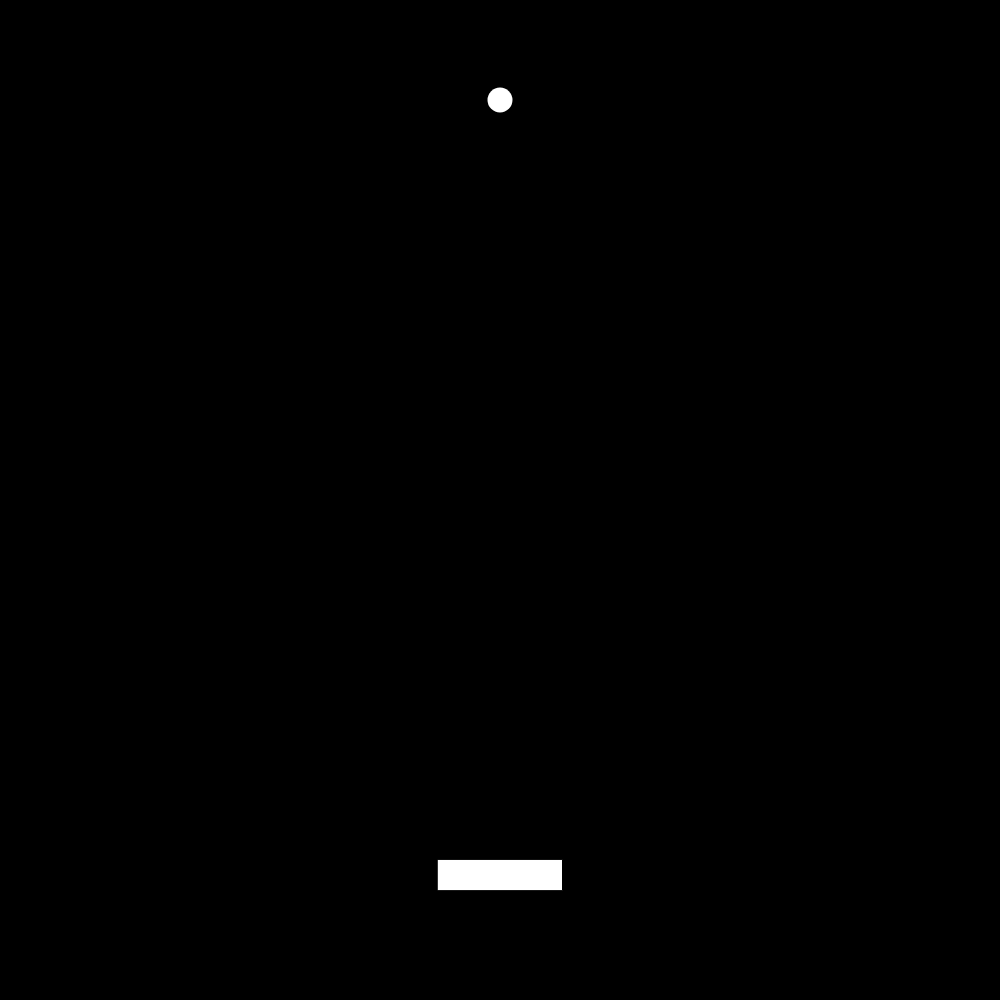
Frame 1 (no input)
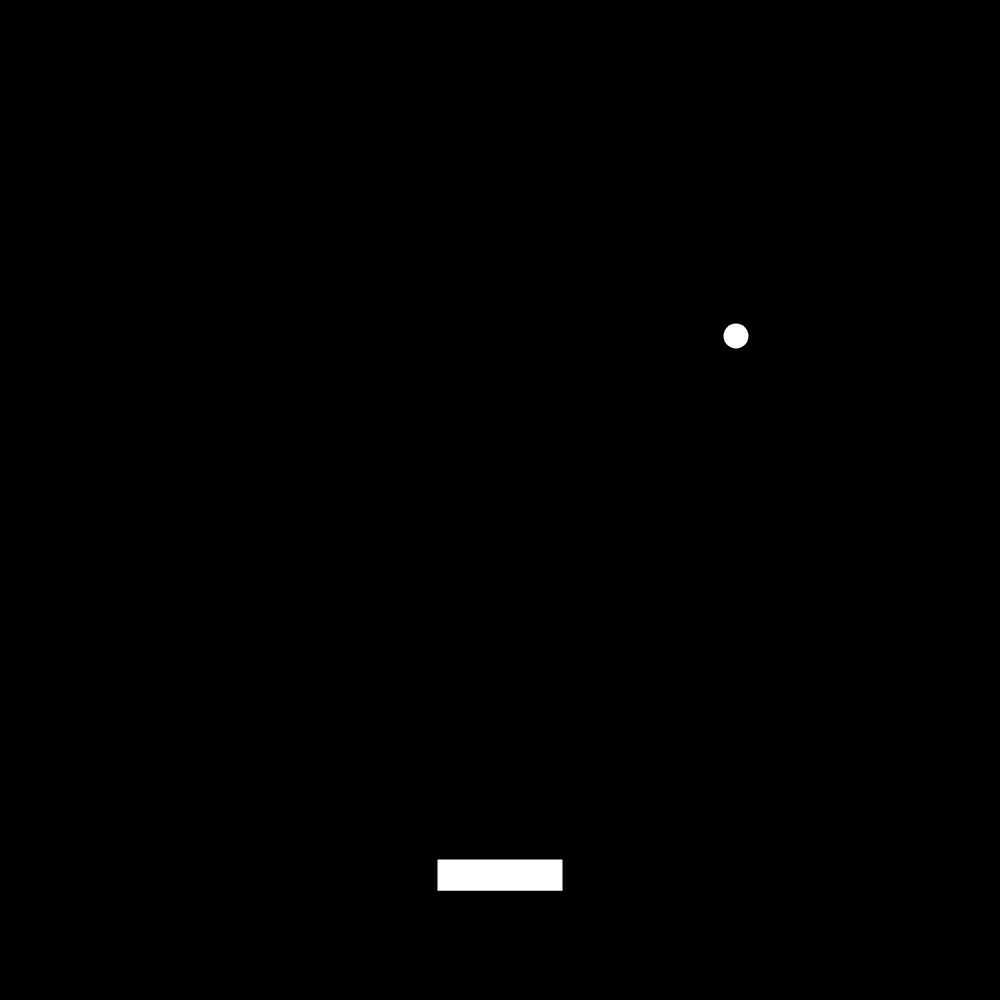
Frame 60 (no input)
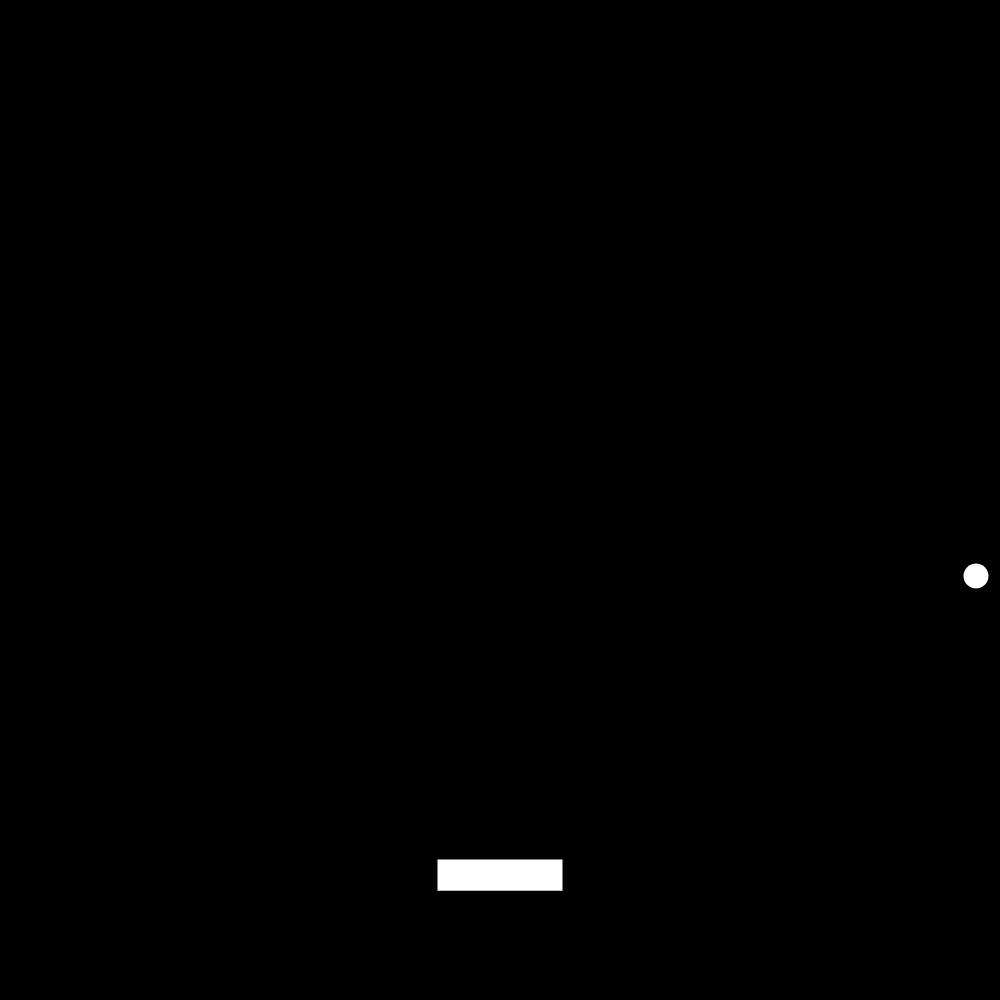
Frame 120 (the mouse pressed at the canvas centre since frame 60)

The p5.js sketch that drew these frames (run headless with seeded random() and noise() and a simulated clock; from frame 60 on, the mouse is pressed at the canvas centre):

// p5.js sketch
// ── sketch.js
let myPaddle;
let myBall;

function setup() {
  createCanvas(windowHeight, windowHeight);
  myPaddle = new Paddle();
  myBall = new Ball();

}

function draw() {
  background(0);

  myPaddle.display();
  myPaddle.move();

  myBall.display();
  myBall.move();
}

class Paddle {
  constructor() {
    // Display variables
    this.x = width / 2;
    this.y = height - height / 8;
    this.width = width / 8;
    this.segments = [0,1,2,3,4,5,];
    this.height = width / 32;
    this.segmentx = [0,1,2,3,4,5,];

    // Movement variables
    this.speed = 5;
    this.direction = 0;
    this.left = false;
    this.right = false;
  }

  display() {
    fill(255);
    rectMode(CENTER);
    // Constantly checks where each segment of the paddle is
    for (let i = 0; i < this.segments.length; i++){
      this.segmentx[i] = this.x - this.width / 2 + this.width / 6 * (i + 0.5);
    }
    // Draws the paddle
    rect(this.x, this.y, this.width, this.height);
  }

  move() {
    if (this.left && this.right) {
      this.direction = 0;
    }
    // Checks if the left arrow key is down and if the paddle is going to collide with the edge
    else if (this.left && this.x - this.width / 2 - this.speed > 0) {
      this.direction = -1;
    }
    // Checks if the right arrow key is down and if the paddle is going to collide with the edge
    else if (this.right && this.x + this.width / 2 + this.speed < width) {
      this.direction = 1;
    }
    else {
      this.direction = 0;
    }

    // Moves the paddle
    this.x += this.speed * this.direction;
  }
}



class Ball {
  constructor(){
    // Display variables
    this.x = width / 2;
    this.y = 100;
    this.radius = 25;

    // Movement variables
    this.ySpeed = 4;
    this.xSpeed = 4;
    this.xDirection = 1;
    this.yDirection = 1;
  }

  display(){
    fill(255);
    noStroke();
    ellipseMode(CENTER);
    ellipse(this.x,this.y,this.radius,this.radius);
  }

  move(){
    // Collisions on edges
    if (this.x + this.xDirection * this.xSpeed <= 0 || this.x + this.xDirection * this.xSpeed >= width) {
      this.xDirection = -this.xDirection;
    }

    // Collisions on top
    if (this.y + this.yDirection * this.ySpeed <= 0) {
      this.yDirection = -this.yDirection;
    }

    // Checks to see if the paddle is about to hit the left most segment of the paddle
    if (this.y + this.radius + this.ySpeed >= myPaddle.y && this.x < myPaddle.segmentx[0] + myPaddle.width / 16
      && this.x > myPaddle.segmentx[0] - myPaddle.width / 16){
      // Checks to see if ball is currently touching the section of the paddle, and makes sure it isn't hitting on the way up
      if (this.y < myPaddle.y && this.yDirection > 0){
        this.yDirection = -this.yDirection;
        this.xDirection = -1;
      }
    }

    // Checks to see if the paddle is about to hit the second left most segment of the paddle
    if (this.y + this.radius + this.ySpeed >= myPaddle.y && this.x < myPaddle.segmentx[1] + myPaddle.width / 16
      && this.x > myPaddle.segmentx[1] - myPaddle.width / 16){
      // Checks to see if ball is currently touching the section of the paddle, and makes sure it isn't hitting on the way up
      if (this.y < myPaddle.y && this.yDirection > 0){
        this.yDirection = -this.yDirection;
        this.xDirection = -0.67;
      }
    }

    // Checks to see if the paddle is about to hit the left middle segment of the paddle
    if (this.y + this.radius + this.ySpeed >= myPaddle.y && this.x < myPaddle.segmentx[2] + myPaddle.width / 16
      && this.x > myPaddle.segmentx[2] - myPaddle.width / 16){
      // Checks to see if ball is currently touching the section of the paddle, and makes sure it isn't hitting on the way up
      if (this.y < myPaddle.y && this.yDirection > 0){
        this.yDirection = -this.yDirection;
        this.xDirection = -0.33;
      }
    }

    // Checks to see if the paddle is about to hit the right middle segment of the paddle
    if (this.y + this.radius + this.ySpeed >= myPaddle.y && this.x < myPaddle.segmentx[3] + myPaddle.width / 16
      && this.x > myPaddle.segmentx[3] - myPaddle.width / 16){
      // Checks to see if ball is currently touching the section of the paddle, and makes sure it isn't hitting on the way up
      if (this.y < myPaddle.y && this.yDirection > 0){
        this.yDirection = -this.yDirection;
        this.xDirection = 0.33;
      }
    }

    // Checks to see if the paddle is about to hit the second right most segment of the paddle
    if (this.y + this.radius + this.ySpeed >= myPaddle.y && this.x < myPaddle.segmentx[4] + myPaddle.width / 16
      && this.x > myPaddle.segmentx[4] - myPaddle.width / 16){
      // Checks to see if ball is currently touching the section of the paddle, and makes sure it isn't hitting on the way up
      if (this.y < myPaddle.y && this.yDirection > 0){
        this.yDirection = -this.yDirection;
        this.xDirection = 0.67;
      }
    }

    // Checks to see if the paddle is about to hit the right most segment of the paddle
    if (this.y + this.radius + this.ySpeed >= myPaddle.y && this.x < myPaddle.segmentx[5] + myPaddle.width / 16
      && this.x > myPaddle.segmentx[5] - myPaddle.width / 16){
      // Checks to see if ball is currently touching the section of the paddle, and makes sure it isn't hitting on the way up
      if (this.y < myPaddle.y && this.yDirection > 0){
        this.yDirection = -this.yDirection;
        this.xDirection = 1;
      }
    }

    // Moves the ball
    this.x += this.xDirection * this.xSpeed;
    this.y += this.yDirection * this.ySpeed;
  }
}

function keyPressed() {
  // Checks to see if left arrow is pressed or if right arrow is pressed
  if (keyCode === LEFT_ARROW) {
    myPaddle.left = true;
  }

  if (keyCode === RIGHT_ARROW) {
    myPaddle.right = true;
  }
}

function keyReleased() {
  // Checks to see if left arrow is released or if right arrow is released
  if (keyCode === LEFT_ARROW) {
    myPaddle.left = false;
  }

  if (keyCode === RIGHT_ARROW) {
    myPaddle.right = false;
  }
}
